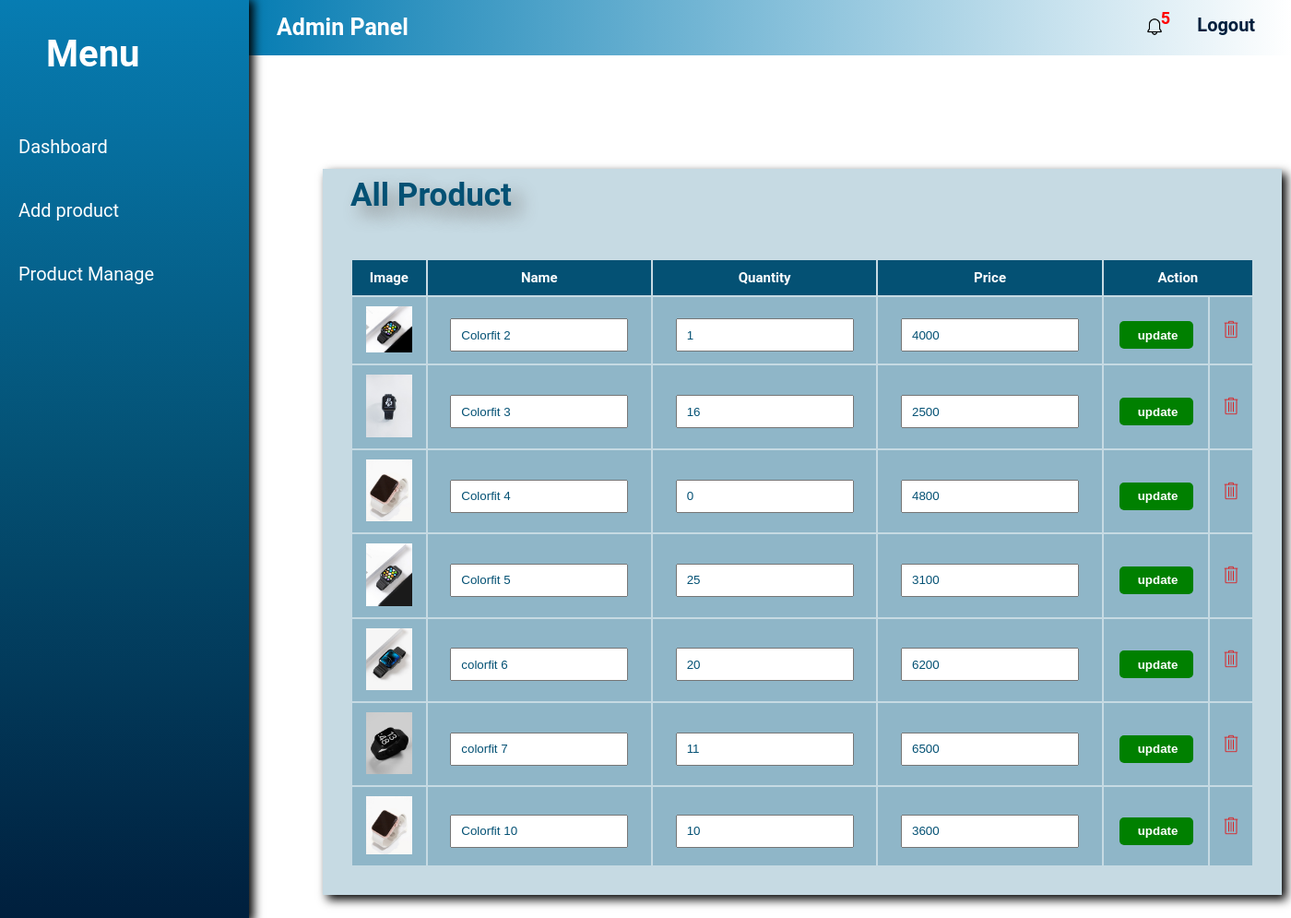
The page /admin/all_product.php (signed in) on the database its author committed.
### tables this page shows
CREATE TABLE `product` (
  `id` int(100) NOT NULL,
  `name` varchar(100) NOT NULL,
  `description` varchar(100) NOT NULL,
  `quantity` int(100) NOT NULL,
  `Price` int(100) NOT NULL,
  `imgname` varchar(100) NOT NULL
);

### admin/all_product.php (the view, shortened to what this page needs)
<?php
 include'header.php';
 include'lib/connection.php';
 $sql = "SELECT * FROM product";
 $result = $conn -> query ($sql);
?>
<!DOCTYPE html>
<html lang="en">
<head>
    <link rel="stylesheet" href="css/home.css">
</head>
<body>
<div class="container">
  <h5>All Product</h5>
<table class="table">
  <thead>
    <tr>
      <th>Image</th>
      <th>Name</th>
      <th>Quantity</th>
      <th>Price</th>
      <th colspan="2">Action</th>
    </tr>
  </thead>
  <tbody>
  <?php
          if (mysqli_num_rows($result) > 0) {
            while($row = mysqli_fetch_assoc($result)) {
              ?>
    <tr>
      <td><img src="product_img/<?php echo $row['imgname']; ?>" style="width:50px;"></td>
     <form action="<?php echo $_SERVER['PHP_SELF']; ?>" method="post">
        <td><input type="text" name="update_name"  value="<?php echo $row['name']; ?>" ></td>
        <td><input type="number" name="update_quantity"  value="<?php echo $row['quantity']; ?>" ></td>
        <td> <input type="number" name="update_Price" value="<?php echo $row['Price']; ?>" ></td>
        <td> <input type="submit" value="update" name="update_update_btn">
      </form></td>
      <td><a href="all_product.php?remove=<?php echo $row['id']; ?>"><img src="images/remove.png" alt="remove" width="20px" height="20px"></a></td>
    </tr>
    <?php
    }
        }
        else
            echo "0 results";
        ?>
  </tbody>
</table>
</div>
</body>
</html>

### admin/css/style.css (style rules this page uses)
body { font-family: 'Roboto'; width: 100%; height: 100vh; margin: 0; }
input { margin-top:10px; color:#045174; padding-left:10px; }
form { margin-left:8%; }

### admin/css/home.css (style rules this page uses)
.container { margin-left:350px; margin-top:-58%; background-color:#95b9ca88; padding:10px; padding-left:30px; width:1000px; box-shadow:5px 5px 10px black; padding-bottom:30px; animation:fade-in 2s; }
h5 { font-size: 35px; color:#045174; text-shadow:10px 10px 20px grey; margin-top: -2px; }
.table { margin-top:-10px; width:980px; }
thead { padding:5px; }
tr { padding:5px; text-align:center; }
th { color:white; font-size:15px; background-color:#045174; padding:10px; }
td { font-size:10px; background-color:#085f874a; padding:10px; }
input[type=text] { height:30px; }
input[type=number] { height:30px; }
input[type=submit] { height:30px; width:80px; font-weight:bold; background-color:green; color:white; border:none; border-radius: 5px; }

### rows shown on the page
product: imgname (picture), update_name "Colorfit 2", update_quantity "1", update_Price "4000"
product: imgname (picture), update_name "Colorfit 3", update_quantity "16", update_Price "2500"
product: imgname (picture), update_name "Colorfit 4", update_quantity "0", update_Price "4800"
product: imgname (picture), update_name "Colorfit 5", update_quantity "25", update_Price "3100"
product: imgname (picture), update_name "colorfit 6", update_quantity "20", update_Price "6200"
product: imgname (picture), update_name "colorfit 7", update_quantity "11", update_Price "6500"
product: imgname (picture), update_name "Colorfit 10", update_quantity "10", update_Price "3600"

### other values the page prints
$c "5"
